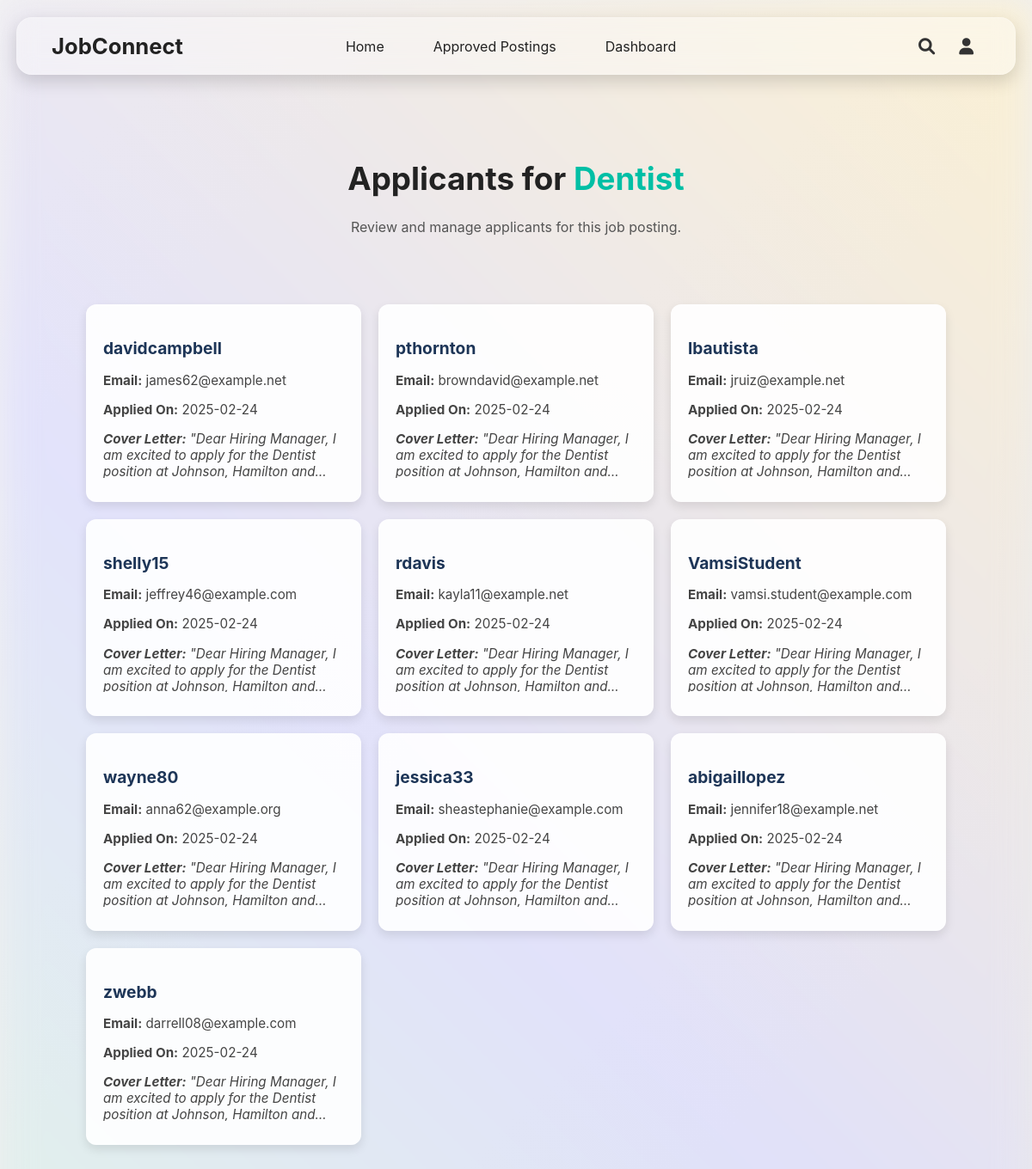
The app's page /view-applicants/11 (signed in) with its own data.
### app.py (models this page shows, shortened)
class JobPosting(db.Model):
    id = db.Column(db.Integer, primary_key=True)
    title = db.Column(db.String(100), nullable=False)
    location = db.Column(db.String(100), nullable=False)
    description = db.Column(db.Text, nullable=False)
    qualifications = db.Column(db.Text, nullable=False)
    deadline = db.Column(db.String(50), nullable=False)
    posted_by = db.Column(db.Integer, db.ForeignKey('user.id'), nullable=True)
    approved = db.Column(db.Boolean, default=False)
    application_questions = db.Column(db.Text, nullable=True)
    employer = db.relationship('User', backref='job_postings', lazy=True)

class JobApplication(db.Model):
    id = db.Column(db.Integer, primary_key=True)
    job_id = db.Column(db.Integer, db.ForeignKey('job_posting.id'), nullable=False)
    student_id = db.Column(db.Integer, db.ForeignKey('user.id'), nullable=False)
    cover_letter = db.Column(db.Text, nullable=True)
    resume_data = db.Column(db.LargeBinary, nullable=True)  # Store the file as binary
    resume_filename = db.Column(db.String(255), nullable=True)  # Keep the filename
    created_at = db.Column(db.DateTime, default=db.func.now())
    job = db.relationship('JobPosting', backref='applications', lazy=True)
    student = db.relationship('User', backref='applications', lazy=True)

class User(UserMixin, db.Model):
    id = db.Column(db.Integer, primary_key=True)
    username = db.Column(db.String(100), unique=True, nullable=False)
    password = db.Column(db.String(100), nullable=False)
    role = db.Column(db.String(20), nullable=False)  # Role: 'admin', 'employer', 'student'
    name = db.Column(db.String(100), nullable=True)
    email = db.Column(db.String(120), unique=True, nullable=True)
    bio = db.Column(db.Text, nullable=True)
    company_name = db.Column(db.String(100), nullable=True)
    company_website = db.Column(db.String(200), nullable=True)
    resume_link = db.Column(db.String(200), nullable=True)
    skills = db.Column(db.Text, nullable=True)

### app.py (the view)
@app.route('/view-applicants/<int:job_id>', methods=['GET'])
@login_required
def view_applicants(job_id):
    if current_user.role != 'employer':
        flash('Access restricted to employers only.', 'error')
        return redirect(url_for('index'))
    employer_jobs = JobPosting.query.filter_by(posted_by=current_user.id).all()
    job_ids = [job.id for job in employer_jobs]
    job = JobPosting.query.get_or_404(job_id)
    if job.id not in job_ids:
        flash('You do not have permission to view applicants for this job.', 'error')
        return redirect(url_for('employer_dashboard'))
    applications = JobApplication.query.filter_by(job_id=job.id).all()
    return render_template('view_applicants.html', job=job, applications=applications)

### app.py (called while the page is built, shortened)
@app.before_request
def create_tables():
    db.create_all()

@app.before_request
def ensure_admin_user():
    existing_admin = User.query.filter_by(username="admin").first()

@login_manager.user_loader
def load_user(user_id):
    if not user_id:
        print("Debug: Received user_id=None in load_user function")
        return None  # Return None if user_id is invalid
    try:
        return User.query.get(int(user_id))
    except ValueError:
        print(f"Debug: Invalid user_id={user_id}")
        return None

### templates/view_applicants.html (shortened to what this page needs)
<!DOCTYPE html>
<html lang="en">
<head>
    <link rel="stylesheet" href="{{ url_for('static', filename='css/view_applicants.css') }}">
    <link rel="stylesheet" href="https://cdnjs.cloudflare.com/ajax/libs/font-awesome/6.0.0/css/all.min.css">
</head>
<body>
   <header class="navbar">
    <div class="navbar-left">
      <a href="{{ url_for('index') }}" class="logo">JobConnect</a>
    </div>
    <ul class="nav-links">
      <li><a href="{{ url_for('index') }}">Home</a></li>
      <li><a href="{{ url_for('approved_postings') }}">Approved Postings</a></li>
      {% if current_user.is_authenticated %}
        {% if current_user.role == 'admin' %}
          <li><a href="{{ url_for('admin_panel') }}">Admin Panel</a></li>
          <li><a href="{{ url_for('logout') }}">Logout</a></li>
        {% elif current_user.role == 'employer' %}
          <li><a href="{{ url_for('employer_dashboard') }}">Dashboard</a></li>
        {% elif current_user.role == 'student' %}
          <li><a href="{{ url_for('student_dashboard') }}">Dashboard</a></li>
        {% endif %}
      {% else %}
        <li><a href="{{ url_for('login') }}">Login</a></li>
        <li><a href="{{ url_for('register') }}">Register</a></li>
      {% endif %}
    </ul>
    <div class="nav-icons">
      <i class="fas fa-search search-icon" onclick="openSearch()"></i>
      {% if current_user.is_authenticated and current_user.role in ['employer', 'student'] %}
        <div class="user-dropdown">
          <i class="fas fa-user user-icon" onclick="toggleUserMenu()"></i>
        </div>
      {% endif %}
    </div>
  </header>
    <main class="container">
        <div class="dashboard-header">
            <h1>Applicants for <span class="job-title">{{ job.title }}</span></h1>
            <p>Review and manage applicants for this job posting.</p>
        </div>
<section class="applicants-section">
  {% if applications %}
  <div class="applicants-grid">
      {% for application in applications %}
      <a href="{{ url_for('applicant_details', application_id=application.id) }}" class="applicant-card-link">
          <div class="applicant-card">
              <div class="applicant-info">
                  <h3>{{ application.student.username }}</h3>
                  <p><strong>Email:</strong> {{ application.student.email }}</p>
                  <p><strong>Applied On:</strong> {{ application.created_at.strftime('%Y-%m-%d') }}</p>
                  <p class="cover-letter"><strong>Cover Letter:</strong> "{{ application.cover_letter }}"</p>
              </div>
          </div>
      </a>
      {% endfor %}
  </div>
  {% else %}
  <p class="no-applicants">No applicants have applied for this job yet.</p>
  {% endif %}
</section>
    </main>
</body>
</html>

### static/css/view_applicants.css (style rules this page uses)
.navbar { position: fixed; top: 20px; left: 50%; transform: translateX(-50%); width: 90%; max-width: 1200px; background: rgba(255, 255, 255, 0.4); backdrop-filter: blur(12px); -webkit-backdrop-filter: blur(12px); border-radius: 18px; display: flex; align-items: center; justify-content: space-between; padding: 15px 40px; box-shadow: 0 8px 20px rgba(0, 0, 0, 0.15); border: 1px solid rgba(255, 255, 255, 0.2); z-index: 1000; }
.logo { font-size: 1.6rem; font-weight: bold; color: #222; text-decoration: none; margin-right: auto; }
.nav-links { display: flex; gap: 25px; list-style: none; margin: 0 auto; }
.nav-links li { position: relative; }
.nav-links a { text-decoration: none; color: #222; font-size: 1rem; padding: 0.5rem 1rem; position: relative; transition: all 0.3s ease; }
.nav-links a::after { content: ""; position: absolute; left: 0; bottom: -3px; width: 100%; height: 2px; background-color: #00bfa5; transform: scaleX(0); transition: transform 0.3s ease; }
.nav-icons { display: flex; align-items: center; gap: 20px; margin-left: auto; }
.nav-icons i { font-size: 1.2rem; color: #333; cursor: pointer; transition: color 0.3s ease; }
.user-dropdown { position: relative; display: inline-block; }
.user-icon { font-size: 1.5rem; cursor: pointer; padding: 8px; border-radius: 50%; transition: background 0.2s ease-in-out; }
body { margin: 0; font-family: 'Inter', sans-serif; background: linear-gradient(135deg, #f4f4f4, #eaeaea); color: #333; }
.container { margin: 8rem auto 4rem; width: 90%; max-width: 1200px; padding: 2rem; text-align: center; }
.dashboard-header { text-align: center; margin-bottom: 2rem; }
.dashboard-header h1 { font-size: 2.3rem; font-weight: bold; color: #222; }
.job-title { color: #00bfa5; font-weight: bold; }
.dashboard-header p { font-size: 1rem; color: #555; }
.applicants-section { max-width: 1200px; margin: 40px auto; padding: 20px; text-align: center; }
.applicants-grid { display: grid; grid-template-columns: repeat(auto-fit, minmax(300px, 1fr)); gap: 20px; justify-content: center; padding: 20px; }
.applicant-card-link { text-decoration: none; color: inherit; }
.applicant-card { background: rgba(255, 255, 255, 0.9); padding: 20px; border-radius: 12px; box-shadow: 0 5px 12px rgba(0, 0, 0, 0.1); transition: transform 0.2s ease-in-out, box-shadow 0.2s ease-in-out; text-align: left; display: flex; flex-direction: column; justify-content: space-between; }
.applicant-info h3 { font-size: 1.2rem; color: #1D3557; margin-bottom: 5px; }
.applicant-info p { font-size: 0.95rem; color: #444; margin-bottom: 8px; }
.cover-letter { font-size: 0.9rem; color: #555; font-style: italic; max-height: 3.6em; overflow: hidden; text-overflow: ellipsis; display: -webkit-box; -webkit-line-clamp: 3; -webkit-box-orient: vertical; }

### records on screen
JobPosting: title "Dentist"
JobApplication: student.username "davidcampbell", student.email "james62@example.net", created_at "2025-02-24", cover_letter "Dear Hiring Manager, I am excited to apply for the Dentist position at Johnson, Hamilton…"
JobApplication: student.username "pthornton", student.email "browndavid@example.net", created_at "2025-02-24", cover_letter "Dear Hiring Manager, I am excited to apply for the Dentist position at Johnson, Hamilton…"
JobApplication: student.username "lbautista", student.email "jruiz@example.net", created_at "2025-02-24", cover_letter "Dear Hiring Manager, I am excited to apply for the Dentist position at Johnson, Hamilton…"
JobApplication: student.username "shelly15", student.email "jeffrey46@example.com", created_at "2025-02-24", cover_letter "Dear Hiring Manager, I am excited to apply for the Dentist position at Johnson, Hamilton…"
JobApplication: student.username "rdavis", student.email "kayla11@example.net", created_at "2025-02-24", cover_letter "Dear Hiring Manager, I am excited to apply for the Dentist position at Johnson, Hamilton…"
JobApplication: student.username "VamsiStudent", student.email "vamsi.student@example.com", created_at "2025-02-24", cover_letter "Dear Hiring Manager, I am excited to apply for the Dentist position at Johnson, Hamilton…"
JobApplication: student.username "wayne80", student.email "anna62@example.org", created_at "2025-02-24", cover_letter "Dear Hiring Manager, I am excited to apply for the Dentist position at Johnson, Hamilton…"
JobApplication: student.username "jessica33", student.email "sheastephanie@example.com", created_at "2025-02-24", cover_letter "Dear Hiring Manager, I am excited to apply for the Dentist position at Johnson, Hamilton…"
JobApplication: student.username "abigaillopez", student.email "jennifer18@example.net", created_at "2025-02-24", cover_letter "Dear Hiring Manager, I am excited to apply for the Dentist position at Johnson, Hamilton…"
JobApplication: student.username "zwebb", student.email "darrell08@example.com", created_at "2025-02-24", cover_letter "Dear Hiring Manager, I am excited to apply for the Dentist position at Johnson, Hamilton…"
